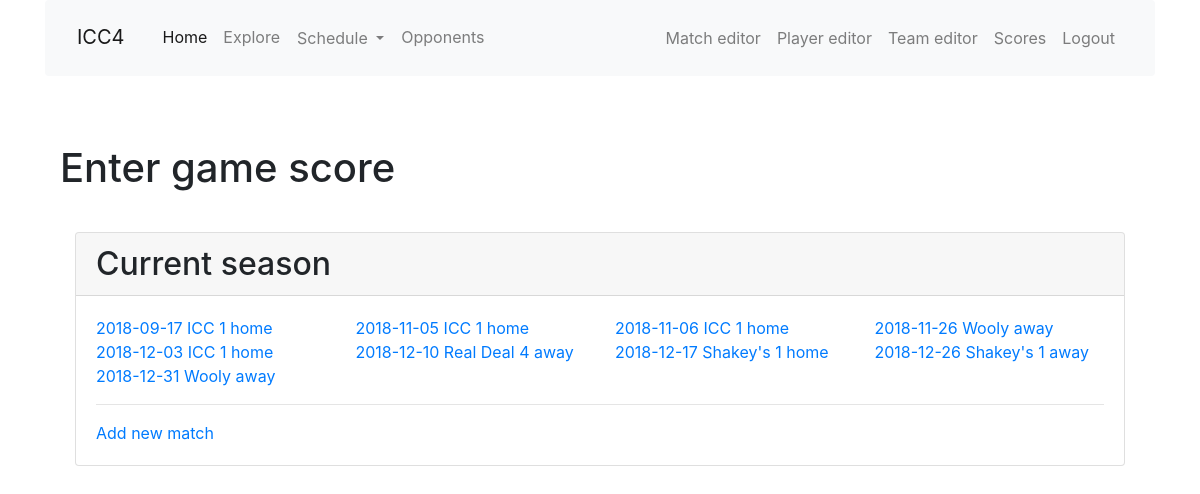
The page /enter_score on the database as committed earlier.
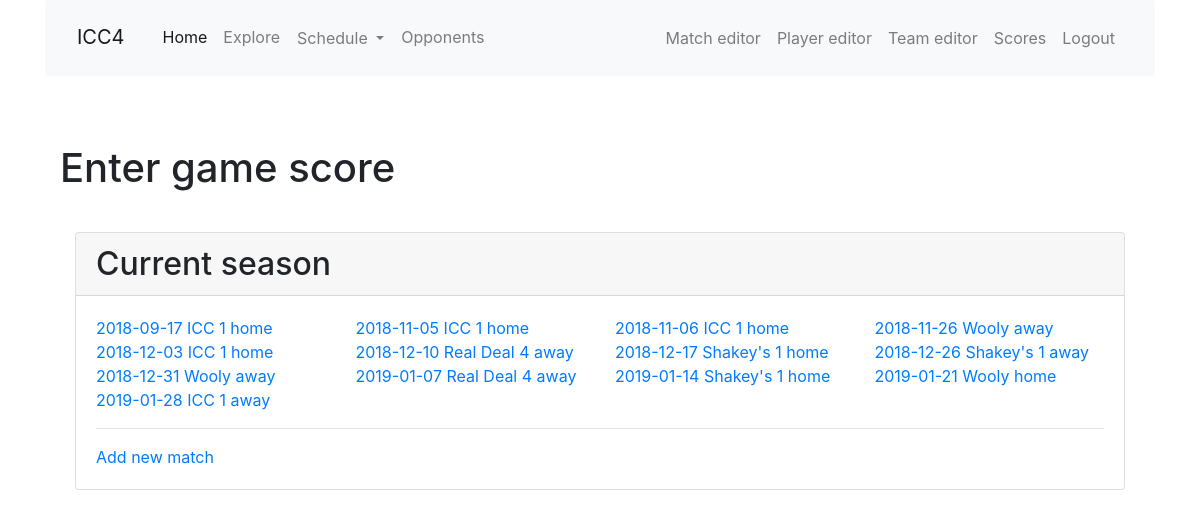
The same page on the database as committed later.
### app/models.py (models this page shows, shortened)
class Match(db.Model):
    id = db.Column(db.Integer, primary_key=True)
    opponent_id = db.Column(db.Integer, db. ForeignKey('team.id'))
    opponent = db.relationship('Team', back_populates='matches')
    date = db.Column(db.Date, index=True, default=date.today())
    location = db.Column(db.String(64))
    home_away = db.Column(db.String(32), index=True)
    match_type = db.Column(db.String(32), index=True)
    games = db.relationship('Game', back_populates='match', lazy='dynamic')
    team_score = db.Column(db.Integer, index=True)
    opponent_score = db.Column(db.Integer, index=True)
    win = db.Column(db.Boolean, index=True, default=None)
    match_summary = db.Column(db.String(512))
    food = db.Column(db.String(128))
    high_scores = db.relationship('HighScore', back_populates='match', lazy='dynamic')
    low_scores = db.relationship('LowScore', back_populates='match', lazy='dynamic')
    @hybrid_property
    def season(self):
        return season_from_date(self.date)

class Team(db.Model):
    id = db.Column(db.Integer, primary_key=True)
    name = db.Column(db.String(64), index=True, unique=True)
    home_location = db.Column(db.String(64), index=True)
    address = db.Column(db.String(128), index=True)
    matches = db.relationship('Match', back_populates='opponent', lazy='dynamic')

### app/main/routes.py (the view, shortened to what this page needs)
@bp.route('/enter_score',  methods=['GET', 'POST'], defaults={'id': None})
@bp.route('/enter_score/<id>',  methods=['GET', 'POST'])
def enter_score(id):
    match = Match.query.filter_by(id=id).first()
    form = EnterScoresForm(obj=match)
    all_matches = Match.query.order_by(Match.date).all()
    hl_form = HLScoreForm()
    if request.method=='GET' and match is not None:
        form.load_games(match)
        hl_form.load_scores(match)
    if hl_form.add_btn.data:
        new_row = hl_form.hl_scores.append_entry()
        new_row.player.choices = [(p.nickname,p.nickname) for p in Player.query.all()]
        return render_template('enter_score.html', title='Enter Scores',
        form=form, hl_form=hl_form, match=match, all_matches=all_matches)
    if hl_form.rem_btn.data:
        hl_form.hl_scores.pop_entry()
        return render_template('enter_score.html', title='Enter Scores',
        form=form, hl_form=hl_form, match=match, all_matches=all_matches)
    return render_template('enter_score.html', title='Enter Scores',
        form=form, hl_form=hl_form, match=match, all_matches=all_matches)

### app/templates/enter_score.html (shortened to what this page needs)
{% extends "base.html" %}
{% import 'bootstrap/wtf.html' as wtf %}
{% block app_content %}
<div class="container">
  <h1>Enter game score</h1>
  <br>
  {% set c=3 %}
  <div class="col-12 mt-2 mx-auto">
    <div class="card h-100">
      <h2 class="card-header">Current season</h2>
      <div class="card-body">
        <ul class="row list-unstyled">
        {% for m in all_matches %}
        <li class="col-xs-3">
          <a href="{{ url_for('main.enter_score', id=m.id) }}">{{ m.date }} {{ m.opponent.name }} {{ m.home_away }} </a>
        </li>
        {% endfor %}
        </ul>
        <hr>
        <a href="{{ url_for('main.match_edit') }}">Add new match</a>
      </div>
    </div>
  </div>
</div>
{% endblock %}

Rows that differ between the two databases and show on the page:
added Match: date "2019-01-07", opponent.name "Real Deal 4", home_away "away"
added Match: date "2019-01-14", opponent.name "Shakey's 1", home_away "home"
added Match: date "2019-01-21", opponent.name "Wooly", home_away "home"
added Match: date "2019-01-28", opponent.name "ICC 1", home_away "away"
